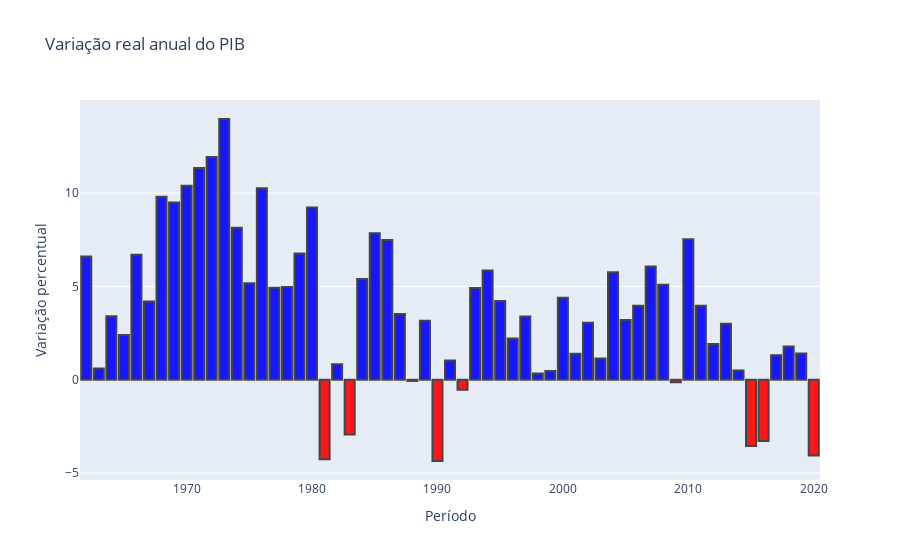

Source (notebook cell):
### Code cell
data = [go.Bar(x=PIB_variação.index,
               y=PIB_variação['PIB_variação_real_ano'],
               marker = {'color': cores,
                         'line': {'color': '#333',
                                  'width': 2}
                        },
               opacity= 0.9
              )
       ]
configuracoes_layout = go.Layout(title='Variação real anual do PIB',
                                 yaxis={'title':'Variação percentual'},
                                 xaxis={'title':'Período'})
fig = go.Figure(data=data, layout=configuracoes_layout)
py.iplot(fig)

### Figure 1 — Plotly figure (JSON) as saved in the notebook; plotly's stock layout.template omitted (floating-point values rounded to 4 significant figures)
{"data": [{"marker": {"color": ["blue", "blue", "blue", "blue", "blue", "blue", "blue", "blue", "blue", "blue", "blue", "blue", "blue", "blue", "blue", "blue", "blue", "blue", "blue", "red", "blue", "red", "blue", "blue", "blue", "blue", "red", "blue", "red", "blue", "red", "blue", "blue", "blue", "blue", "blue", "blue", "blue", "blue", "blue", "blue", "blue", "blue", "blue", "blue", "blue", "blue", "red", "blue", "blue", "blue", "blue", "blue", "red", "red", "blue", "blue", "blue", "red"], "line": {"color": "#333", "width": 2}}, "opacity": 0.9, "type": "bar", "x": ["1962-01-01T00:00:00", "1963-01-01T00:00:00", "1964-01-01T00:00:00", "1965-01-01T00:00:00", "1966-01-01T00:00:00", "1967-01-01T00:00:00", "1968-01-01T00:00:00", "1969-01-01T00:00:00", "1970-01-01T00:00:00", "1971-01-01T00:00:00", "1972-01-01T00:00:00", "1973-01-01T00:00:00", "1974-01-01T00:00:00", "1975-01-01T00:00:00", "1976-01-01T00:00:00", "1977-01-01T00:00:00", "1978-01-01T00:00:00", "1979-01-01T00:00:00", "1980-01-01T00:00:00", "1981-01-01T00:00:00", "1982-01-01T00:00:00", "1983-01-01T00:00:00", "1984-01-01T00:00:00", "1985-01-01T00:00:00", "1986-01-01T00:00:00", "1987-01-01T00:00:00", "1988-01-01T00:00:00", "1989-01-01T00:00:00", "1990-01-01T00:00:00", "1991-01-01T00:00:00", "1992-01-01T00:00:00", "1993-01-01T00:00:00", "1994-01-01T00:00:00", "1995-01-01T00:00:00", "1996-01-01T00:00:00", "1997-01-01T00:00:00", "1998-01-01T00:00:00", "1999-01-01T00:00:00", "2000-01-01T00:00:00", "2001-01-01T00:00:00", "2002-01-01T00:00:00", "2003-01-01T00:00:00", "2004-01-01T00:00:00", "2005-01-01T00:00:00", "2006-01-01T00:00:00", "2007-01-01T00:00:00", "2008-01-01T00:00:00", "2009-01-01T00:00:00", "2010-01-01T00:00:00", "2011-01-01T00:00:00", "2012-01-01T00:00:00", "2013-01-01T00:00:00", "2014-01-01T00:00:00", "2015-01-01T00:00:00", "2016-01-01T00:00:00", "2017-01-01T00:00:00", "2018-01-01T00:00:00", "2019-01-01T00:00:00", "2020-01-01T00:00:00"], "y": [6.6, 0.6, 3.4, 2.4, 6.7, 4.2, 9.8, 9.5, 10.4, 11.34, 11.94, 13.97, 8.15, 5.17, 10.26, 4.93, 4.97, 6.76, 9.23, -4.25, 0.83, -2.93, 5.4, 7.85, 7.49, 3.53, -0.06, 3.16, -4.35, 1.03, -0.54, 4.92, 5.85, 4.22, 2.21, 3.39, 0.34, 0.47, 4.39, 1.39, 3.05, 1.14, 5.76, 3.2, 3.96, 6.07, 5.09, -0.13, 7.53, 3.97, 1.92, 3, 0.5, -3.55, -3.28, 1.32, 1.78, 1.41, -4.06]}], "layout": {"title": {"text": "Variação real anual do PIB"}, "xaxis": {"title": {"text": "Período"}}, "yaxis": {"title": {"text": "Variação percentual"}}}}
